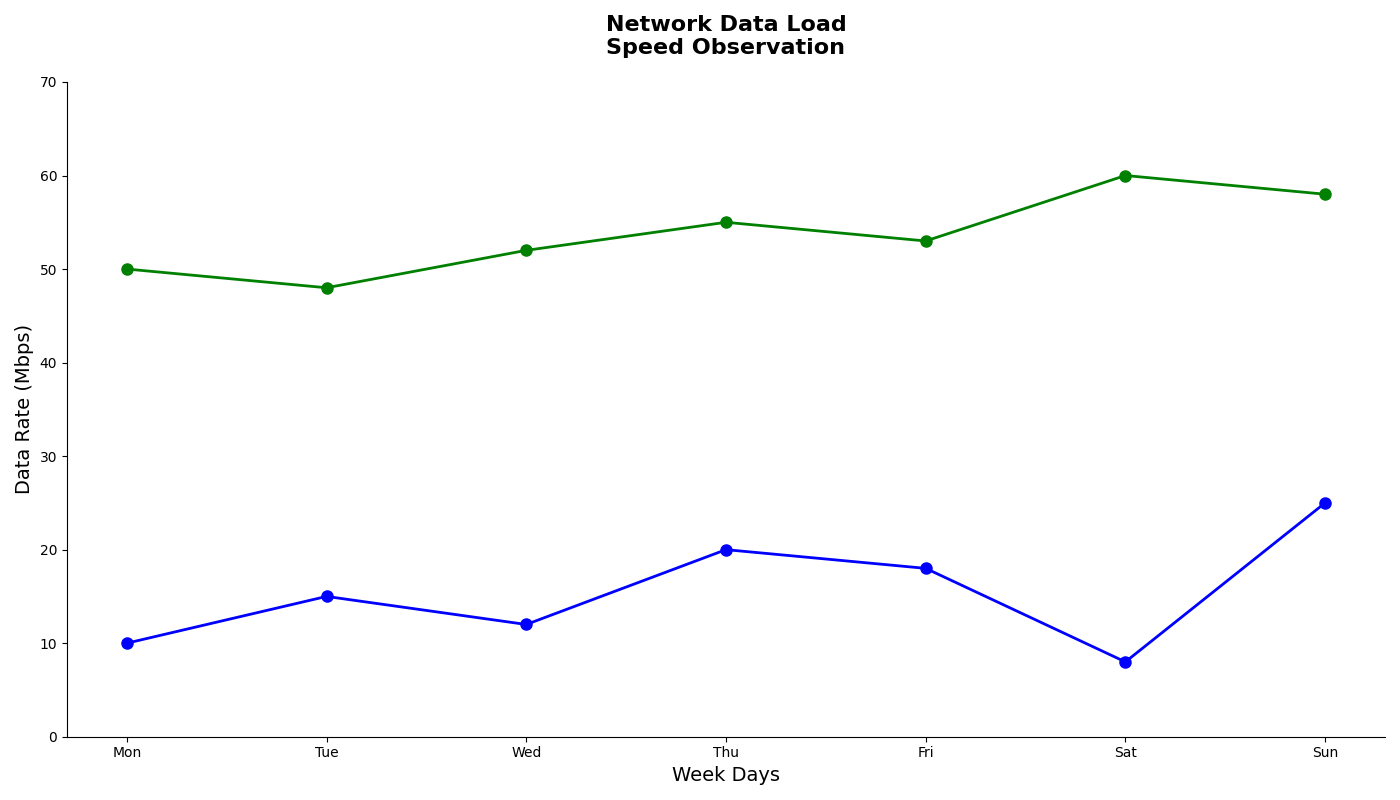

Reproduce this figure in Python.
import matplotlib.pyplot as plt

# Data Preparation
time_slots = ['Mon', 'Tue', 'Wed', 'Thu', 'Fri', 'Sat', 'Sun']
upload_rates = [10, 15, 12, 20, 18, 8, 25]
download_rates = [50, 48, 52, 55, 53, 60, 58]

# Set up the figure and plot the line chart
plt.figure(figsize=(14, 8))

# Plot upload speeds
plt.plot(time_slots, upload_rates, marker='o', color='blue', linewidth=2, markersize=8)

# Plot download speeds
plt.plot(time_slots, download_rates, marker='o', color='green', linewidth=2, markersize=8)

# Title and labels
plt.title('Network Data Load\nSpeed Observation', fontsize=16, fontweight='bold', pad=20)
plt.xlabel('Week Days', fontsize=14)
plt.ylabel('Data Rate (Mbps)', fontsize=14)

# Customize the y-axis limits
plt.ylim(0, 70)

# Remove spines from the plot
plt.gca().spines['top'].set_visible(False)
plt.gca().spines['right'].set_visible(False)

# Improve layout to prevent overlap
plt.tight_layout()

# Display the plot
plt.show()
